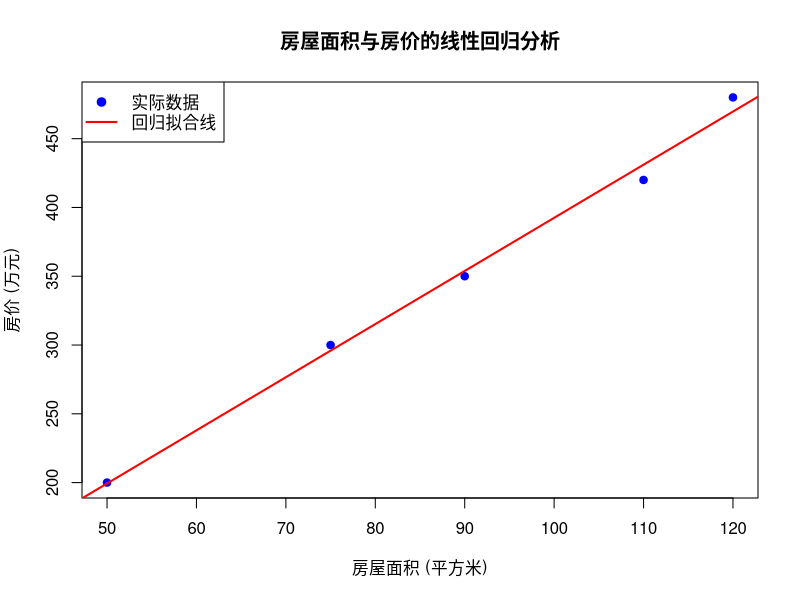

Generate this figure with R:
# 1. 准备数据：房屋面积（平方米）和对应的房价（万元）
# 在实际应用中，通常会用 read.csv() 读取外部数据文件
area <- c(50, 75, 90, 110, 120)
price <- c(200, 300, 350, 420, 480)

# 将数据合并为一个数据框
house_data <- data.frame(area = area, price = price)

# 2. 建立线性回归模型
# lm() 是 R 语言中专门用于拟合线性模型的函数 (Linear Model)
# price ~ area 表示用 area 来预测 price
model <- lm(price ~ area, data = house_data)

# 3. 查看模型结果
# summary() 可以输出模型的详细统计信息，包括系数、R方值等
print("=== 线性回归模型摘要 ===")
print(summary(model))

# 提取回归方程的截距(w0)和斜率(w1)
w0 <- coef(model)[1]
w1 <- coef(model)[2]
cat(sprintf("\n拟合出的回归方程为: 房价 = %.2f + %.2f * 面积\n", w0, w1))

# 4. 预测新数据
# 假设我们要预测面积为 80 平方米和 100 平方米的房屋价格
new_houses <- data.frame(area = c(80, 100))
predicted_prices <- predict(model, new_houses)

cat("\n=== 预测结果 ===\n")
for (i in 1:nrow(new_houses)) {
  cat(sprintf("面积为 %d 平方米的房屋，预测房价为: %.2f 万元\n", 
              new_houses$area[i], predicted_prices[i]))
}

# 5. 数据可视化（如果在支持图形界面的环境下运行，会弹出绘图窗口）
plot(house_data$area, house_data$price, 
     main = "房屋面积与房价的线性回归分析",
     xlab = "房屋面积 (平方米)", ylab = "房价 (万元)",
     pch = 19, col = "blue")
# 在散点图上画出拟合出的回归线
abline(model, col = "red", lwd = 2)
legend("topleft", legend = c("实际数据", "回归拟合线"), 
       col = c("blue", "red"), pch = c(19, NA), lty = c(NA, 1), lwd = 2)
